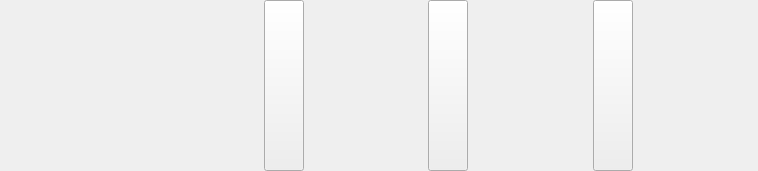
<?xml version="1.0" encoding="UTF-8"?>
<ui version="4.0">
 <class>videoPanelHeader</class>
 <widget class="QWidget" name="videoPanelHeader">
  <property name="geometry">
   <rect>
    <x>0</x>
    <y>0</y>
    <width>758</width>
    <height>171</height>
   </rect>
  </property>
  <property name="maximumSize">
   <size>
    <width>16777215</width>
    <height>16777215</height>
   </size>
  </property>
  <property name="VideoPanelHeader" stdset="0">
   <bool>true</bool>
  </property>
  <layout class="QHBoxLayout" name="horizontalLayout">
   <property name="spacing">
    <number>0</number>
   </property>
   <property name="leftMargin">
    <number>0</number>
   </property>
   <property name="topMargin">
    <number>0</number>
   </property>
   <property name="rightMargin">
    <number>0</number>
   </property>
   <property name="bottomMargin">
    <number>0</number>
   </property>
   <item>
    <widget class="QWidget" name="widget" native="true">
     <property name="VideoPanelHeader" stdset="0">
      <bool>true</bool>
     </property>
     <layout class="QHBoxLayout" name="horizontalLayout_2">
      <property name="spacing">
       <number>0</number>
      </property>
      <property name="leftMargin">
       <number>0</number>
      </property>
      <property name="topMargin">
       <number>0</number>
      </property>
      <property name="rightMargin">
       <number>0</number>
      </property>
      <property name="bottomMargin">
       <number>0</number>
      </property>
      <item>
       <widget class="QLabel" name="labelName">
        <property name="VideoPanelHeaderText" stdset="0">
         <bool>true</bool>
        </property>
       </widget>
      </item>
      <item>
       <spacer name="horizontalSpacer_2">
        <property name="orientation">
         <enum>Qt::Horizontal</enum>
        </property>
        <property name="sizeHint" stdset="0">
         <size>
          <width>40</width>
          <height>20</height>
         </size>
        </property>
       </spacer>
      </item>
      <item>
       <widget class="QLabel" name="labelTime">
        <property name="VideoPanelHeaderText" stdset="0">
         <bool>true</bool>
        </property>
       </widget>
      </item>
      <item>
       <spacer name="horizontalSpacer">
        <property name="orientation">
         <enum>Qt::Horizontal</enum>
        </property>
        <property name="sizeHint" stdset="0">
         <size>
          <width>40</width>
          <height>20</height>
         </size>
        </property>
       </spacer>
      </item>
      <item>
       <widget class="QPushButton" name="btnMinimize">
        <property name="sizePolicy">
         <sizepolicy hsizetype="Preferred" vsizetype="Preferred">
          <horstretch>0</horstretch>
          <verstretch>0</verstretch>
         </sizepolicy>
        </property>
        <property name="text">
         <string/>
        </property>
        <property name="flat">
         <bool>false</bool>
        </property>
        <property name="VideoPanelHeaderMin" stdset="0">
         <bool>true</bool>
        </property>
       </widget>
      </item>
      <item>
       <spacer name="horizontalSpacer_3">
        <property name="orientation">
         <enum>Qt::Horizontal</enum>
        </property>
        <property name="sizeHint" stdset="0">
         <size>
          <width>40</width>
          <height>20</height>
         </size>
        </property>
       </spacer>
      </item>
      <item>
       <widget class="QPushButton" name="btnMaximize">
        <property name="sizePolicy">
         <sizepolicy hsizetype="Preferred" vsizetype="Preferred">
          <horstretch>0</horstretch>
          <verstretch>0</verstretch>
         </sizepolicy>
        </property>
        <property name="text">
         <string/>
        </property>
        <property name="flat">
         <bool>false</bool>
        </property>
        <property name="VideoPanelHeaderMax" stdset="0">
         <bool>true</bool>
        </property>
       </widget>
      </item>
      <item>
       <spacer name="horizontalSpacer_4">
        <property name="orientation">
         <enum>Qt::Horizontal</enum>
        </property>
        <property name="sizeHint" stdset="0">
         <size>
          <width>40</width>
          <height>20</height>
         </size>
        </property>
       </spacer>
      </item>
      <item>
       <widget class="QPushButton" name="btnClose">
        <property name="sizePolicy">
         <sizepolicy hsizetype="Preferred" vsizetype="Preferred">
          <horstretch>0</horstretch>
          <verstretch>0</verstretch>
         </sizepolicy>
        </property>
        <property name="text">
         <string/>
        </property>
        <property name="flat">
         <bool>false</bool>
        </property>
        <property name="VideoPanelHeaderClose" stdset="0">
         <bool>true</bool>
        </property>
       </widget>
      </item>
      <item>
       <spacer name="horizontalSpacer_5">
        <property name="orientation">
         <enum>Qt::Horizontal</enum>
        </property>
        <property name="sizeHint" stdset="0">
         <size>
          <width>40</width>
          <height>20</height>
         </size>
        </property>
       </spacer>
      </item>
     </layout>
    </widget>
   </item>
  </layout>
 </widget>
 <resources/>
 <connections/>
</ui>
